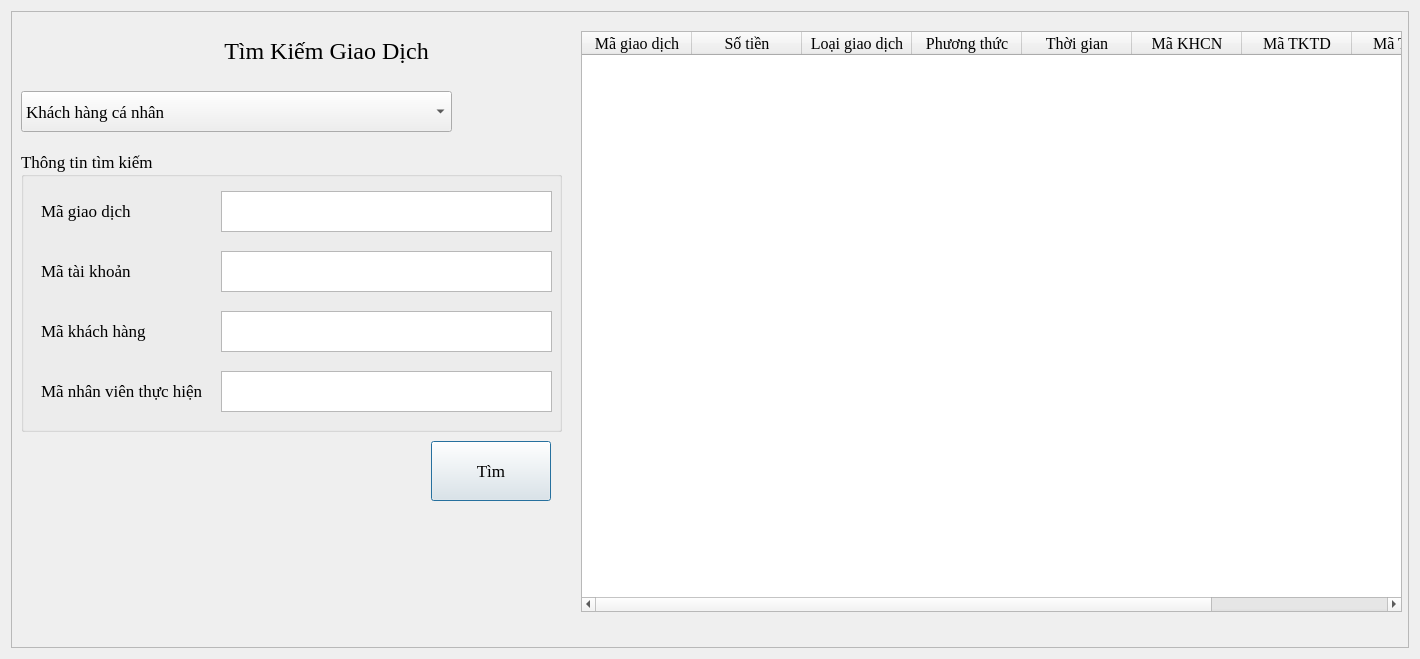
<?xml version="1.0" encoding="UTF-8"?>
<ui version="4.0">
 <class>Dialog</class>
 <widget class="QDialog" name="Dialog">
  <property name="geometry">
   <rect>
    <x>0</x>
    <y>0</y>
    <width>1420</width>
    <height>659</height>
   </rect>
  </property>
  <property name="font">
   <font>
    <family>MS Shell Dlg 2</family>
    <pointsize>16</pointsize>
   </font>
  </property>
  <property name="windowTitle">
   <string>Dialog</string>
  </property>
  <layout class="QGridLayout" name="gridLayout">
   <item row="0" column="0">
    <widget class="QFrame" name="frame">
     <property name="frameShape">
      <enum>QFrame::StyledPanel</enum>
     </property>
     <property name="frameShadow">
      <enum>QFrame::Raised</enum>
     </property>
     <widget class="QComboBox" name="comboBox">
      <property name="geometry">
       <rect>
        <x>10</x>
        <y>80</y>
        <width>431</width>
        <height>41</height>
       </rect>
      </property>
      <property name="font">
       <font>
        <family>Times New Roman</family>
        <pointsize>13</pointsize>
       </font>
      </property>
      <item>
       <property name="text">
        <string>Khách hàng cá nhân</string>
       </property>
      </item>
      <item>
       <property name="text">
        <string>Khách hàng tổ chức/doanh nghiệp</string>
       </property>
      </item>
     </widget>
     <widget class="QPushButton" name="pushButton">
      <property name="geometry">
       <rect>
        <x>420</x>
        <y>430</y>
        <width>120</width>
        <height>60</height>
       </rect>
      </property>
      <property name="font">
       <font>
        <family>Times New Roman</family>
        <pointsize>13</pointsize>
       </font>
      </property>
      <property name="text">
       <string>Tìm</string>
      </property>
     </widget>
     <widget class="QLabel" name="label_5">
      <property name="geometry">
       <rect>
        <x>-10</x>
        <y>20</y>
        <width>651</width>
        <height>40</height>
       </rect>
      </property>
      <property name="font">
       <font>
        <family>Times New Roman</family>
        <pointsize>18</pointsize>
       </font>
      </property>
      <property name="text">
       <string>Tìm Kiếm Giao Dịch</string>
      </property>
      <property name="alignment">
       <set>Qt::AlignCenter</set>
      </property>
     </widget>
     <widget class="QGroupBox" name="groupBox">
      <property name="geometry">
       <rect>
        <x>10</x>
        <y>140</y>
        <width>541</width>
        <height>281</height>
       </rect>
      </property>
      <property name="font">
       <font>
        <family>Times New Roman</family>
        <pointsize>13</pointsize>
       </font>
      </property>
      <property name="title">
       <string>Thông tin tìm kiếm</string>
      </property>
      <widget class="QLabel" name="label_4">
       <property name="geometry">
        <rect>
         <x>20</x>
         <y>100</y>
         <width>200</width>
         <height>40</height>
        </rect>
       </property>
       <property name="font">
        <font>
         <family>Times New Roman</family>
         <pointsize>13</pointsize>
        </font>
       </property>
       <property name="text">
        <string>Mã tài khoản</string>
       </property>
      </widget>
      <widget class="QLabel" name="label_3">
       <property name="geometry">
        <rect>
         <x>20</x>
         <y>220</y>
         <width>261</width>
         <height>40</height>
        </rect>
       </property>
       <property name="font">
        <font>
         <family>Times New Roman</family>
         <pointsize>13</pointsize>
        </font>
       </property>
       <property name="text">
        <string>Mã nhân viên thực hiện</string>
       </property>
      </widget>
      <widget class="QTextEdit" name="textEdit_2">
       <property name="geometry">
        <rect>
         <x>200</x>
         <y>160</y>
         <width>331</width>
         <height>41</height>
        </rect>
       </property>
       <property name="font">
        <font>
         <family>Times New Roman</family>
         <pointsize>13</pointsize>
        </font>
       </property>
      </widget>
      <widget class="QLabel" name="label_2">
       <property name="geometry">
        <rect>
         <x>20</x>
         <y>160</y>
         <width>200</width>
         <height>40</height>
        </rect>
       </property>
       <property name="font">
        <font>
         <family>Times New Roman</family>
         <pointsize>13</pointsize>
        </font>
       </property>
       <property name="text">
        <string>Mã khách hàng</string>
       </property>
      </widget>
      <widget class="QLabel" name="label">
       <property name="geometry">
        <rect>
         <x>20</x>
         <y>40</y>
         <width>200</width>
         <height>40</height>
        </rect>
       </property>
       <property name="font">
        <font>
         <family>Times New Roman</family>
         <pointsize>13</pointsize>
        </font>
       </property>
       <property name="text">
        <string>Mã giao dịch</string>
       </property>
      </widget>
      <widget class="QTextEdit" name="textEdit_4">
       <property name="geometry">
        <rect>
         <x>200</x>
         <y>100</y>
         <width>331</width>
         <height>41</height>
        </rect>
       </property>
       <property name="font">
        <font>
         <family>Times New Roman</family>
         <pointsize>13</pointsize>
        </font>
       </property>
      </widget>
      <widget class="QTextEdit" name="textEdit_3">
       <property name="geometry">
        <rect>
         <x>200</x>
         <y>220</y>
         <width>331</width>
         <height>41</height>
        </rect>
       </property>
       <property name="font">
        <font>
         <family>Times New Roman</family>
         <pointsize>13</pointsize>
        </font>
       </property>
      </widget>
      <widget class="QTextEdit" name="textEdit">
       <property name="geometry">
        <rect>
         <x>200</x>
         <y>40</y>
         <width>331</width>
         <height>41</height>
        </rect>
       </property>
       <property name="font">
        <font>
         <family>Times New Roman</family>
         <pointsize>13</pointsize>
        </font>
       </property>
      </widget>
     </widget>
     <widget class="QTableWidget" name="tableWidget">
      <property name="geometry">
       <rect>
        <x>570</x>
        <y>20</y>
        <width>821</width>
        <height>581</height>
       </rect>
      </property>
      <property name="minimumSize">
       <size>
        <width>200</width>
        <height>200</height>
       </size>
      </property>
      <property name="maximumSize">
       <size>
        <width>1800</width>
        <height>600</height>
       </size>
      </property>
      <property name="font">
       <font>
        <family>Times New Roman</family>
        <pointsize>12</pointsize>
       </font>
      </property>
      <property name="layoutDirection">
       <enum>Qt::LeftToRight</enum>
      </property>
      <property name="editTriggers">
       <set>QAbstractItemView::NoEditTriggers</set>
      </property>
      <attribute name="horizontalHeaderVisible">
       <bool>true</bool>
      </attribute>
      <attribute name="horizontalHeaderMinimumSectionSize">
       <number>50</number>
      </attribute>
      <attribute name="horizontalHeaderDefaultSectionSize">
       <number>110</number>
      </attribute>
      <column>
       <property name="text">
        <string>Mã giao dịch</string>
       </property>
       <property name="font">
        <font>
         <pointsize>12</pointsize>
        </font>
       </property>
      </column>
      <column>
       <property name="text">
        <string>Số tiền</string>
       </property>
       <property name="font">
        <font>
         <pointsize>12</pointsize>
        </font>
       </property>
      </column>
      <column>
       <property name="text">
        <string>Loại giao dịch</string>
       </property>
       <property name="font">
        <font>
         <pointsize>12</pointsize>
        </font>
       </property>
      </column>
      <column>
       <property name="text">
        <string>Phương thức</string>
       </property>
       <property name="font">
        <font>
         <pointsize>12</pointsize>
        </font>
       </property>
      </column>
      <column>
       <property name="text">
        <string>Thời gian</string>
       </property>
       <property name="font">
        <font>
         <pointsize>12</pointsize>
        </font>
       </property>
      </column>
      <column>
       <property name="text">
        <string>Mã KHCN</string>
       </property>
       <property name="font">
        <font>
         <pointsize>12</pointsize>
        </font>
       </property>
      </column>
      <column>
       <property name="text">
        <string>Mã TKTD</string>
       </property>
       <property name="font">
        <font>
         <pointsize>12</pointsize>
        </font>
       </property>
      </column>
      <column>
       <property name="text">
        <string>Mã TKGT</string>
       </property>
       <property name="font">
        <font>
         <pointsize>12</pointsize>
        </font>
       </property>
      </column>
      <column>
       <property name="text">
        <string>Mã NV</string>
       </property>
       <property name="font">
        <font>
         <pointsize>12</pointsize>
        </font>
       </property>
      </column>
     </widget>
    </widget>
   </item>
  </layout>
 </widget>
 <resources/>
 <connections/>
</ui>
